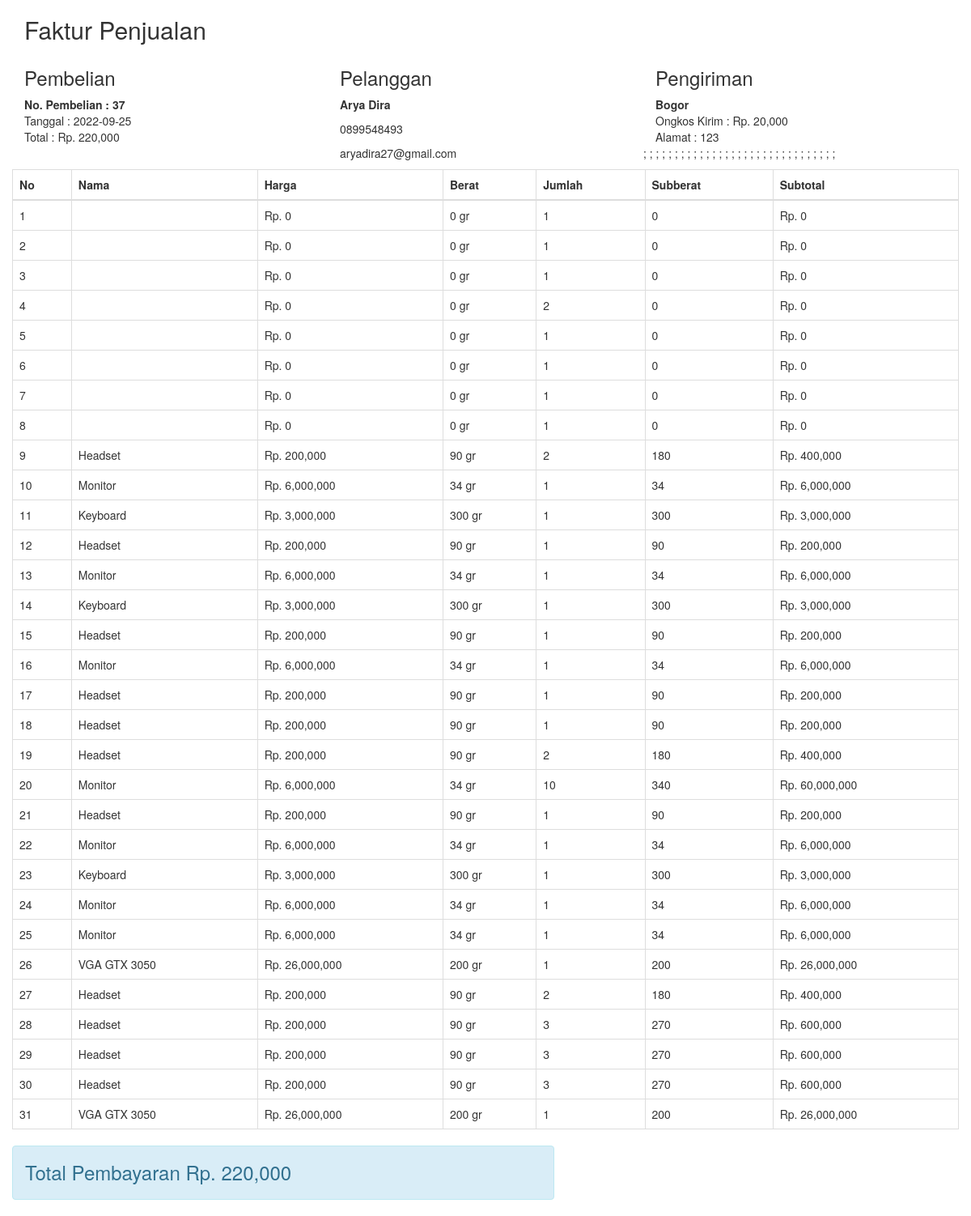
Page /faktur.php on the committed database.
### tables this page shows
CREATE TABLE `pembelian` (
  `id_pembelian` int(11) NOT NULL,
  `id_pelanggan` int(11) NOT NULL,
  `id_ongkir` int(11) NOT NULL,
  `tanggal_pembelian` date NOT NULL,
  `total_pembelian` int(11) NOT NULL,
  `nama_kota` varchar(100) NOT NULL,
  `tarif` int(11) NOT NULL,
  `alamat_pengiriman` text NOT NULL,
  `status_pembelian` varchar(100) NOT NULL DEFAULT 'pending',
  `resi_pengiriman` varchar(50) NOT NULL
);

CREATE TABLE `pelanggan` (
  `id_pelanggan` int(11) NOT NULL,
  `email_pelanggan` varchar(100) NOT NULL,
  `password_pelanggan` varchar(50) NOT NULL,
  `nama_pelanggan` varchar(100) NOT NULL,
  `telepon_pelanggan` varchar(25) NOT NULL,
  `alamat_pelanggan` text NOT NULL
);

CREATE TABLE `pembelian_produk` (
  `id_pembelian_produk` int(11) NOT NULL,
  `id_pembelian` int(11) NOT NULL,
  `id_produk` int(11) NOT NULL,
  `jumlah` int(11) NOT NULL,
  `nama` varchar(100) NOT NULL,
  `harga` int(11) NOT NULL,
  `berat` int(11) NOT NULL,
  `subberat` int(11) NOT NULL,
  `subharga` int(11) NOT NULL
);

### faktur.php (the view, shortened to what this page needs)
<?php $koneksi = new mysqli("localhost", "root", "", "tokopenjualan");?>
<!DOCTYPE html>
<html lang="en">
<head>
  <link rel="stylesheet" href="admin/assets/css/bootstrap.css">
</head>
<body>
<section class="konten">
  <div class="container">
    <h2>Faktur Penjualan</h2>
    <?php
    $ambil = $koneksi->query("SELECT * FROM pembelian JOIN pelanggan ON pembelian.id_pelanggan = pelanggan.id_pelanggan");
    $detail = $ambil->fetch_assoc();
    ?>
    <div class="row">
      <div class="col-md-4">
        <h3>Pembelian</h3>
        <strong>No. Pembelian : <?php echo $detail['id_pembelian']; ?></strong> <br>
        Tanggal : <?php echo $detail['tanggal_pembelian']; ?> <br>
        Total   : Rp. <?php echo number_format($detail['total_pembelian']); ?>
      </div>
      <div class="col-md-4">
        <h3>Pelanggan</h3>
        <strong><?php echo $detail['nama_pelanggan']; ?></strong> <br>
        <p>
          <p><?php echo $detail['telepon_pelanggan']; ?></p>
          <p><?php echo $detail['email_pelanggan']; ?></p>
        </p>
      </div>
      <div class="col-md-4">
        <h3>Pengiriman</h3>
        <strong><?php echo $detail['nama_kota']; ?></strong> <br>
        Ongkos Kirim : Rp. <?php echo number_format($detail['tarif']); ?> <br>
        Alamat  : <?php echo $detail['alamat_pengiriman']; ?>
      </div>
    <table class="table table-bordered">
      <thead>
        <tr>
          <th>No</th>
          <th>Nama</th>
          <th>Harga</th>
          <th>Berat</th>
          <th>Jumlah</th>
          <th>Subberat</th>
          <th>Subtotal</th>
        </tr>
      </thead>
      <tbody>
        <?php $nomor = 1; ?>
        <?php $ambil = $koneksi->query("SELECT * FROM pembelian_produk")?>
        <?php while($pecah = $ambil->fetch_assoc()){ ?>
        <tr>
          <td><?php echo $nomor; ?></td>
          <td><?php echo $pecah['nama']; ?></td>
          <td>Rp. <?php echo number_format($pecah['harga']); ?></td>
          <td><?php echo $pecah['berat']; ?> gr</td>
          <td><?php echo $pecah['jumlah']; ?></td>
          <td><?php echo $pecah['subberat']; ?></td>
          <td>Rp. <?php echo number_format($pecah['subharga']); ?></td>
        </tr>
        <?php $nomor++?>;
        <?php } ?>
      </tbody>
    </table>
    <div class="row">
      <div class="col-md-7">
        <div class="alert alert-info">
          <div style="font-size: 24px;">
           Total Pembayaran Rp. <?php echo number_format($detail['total_pembelian']); ?>
        </div>
        </div>
      </div>
    </div>
  </div>
</section>
</body>
</html>

### rows in the picture
pembelian: id_pembelian "37", tanggal_pembelian "2022-09-25", total_pembelian "220,000", nama_kota "Bogor", tarif "20,000", alamat_pengiriman "123"
pelanggan: nama_pelanggan "Arya Dira", telepon_pelanggan "0899548493", email_pelanggan "aryadira27@gmail.com"
pembelian_produk: harga "0", berat "0", jumlah "1", subberat "0", subharga "0"
pembelian_produk: harga "0", berat "0", jumlah "1", subberat "0", subharga "0"
pembelian_produk: harga "0", berat "0", jumlah "1", subberat "0", subharga "0"
pembelian_produk: harga "0", berat "0", jumlah "2", subberat "0", subharga "0"
pembelian_produk: harga "0", berat "0", jumlah "1", subberat "0", subharga "0"
pembelian_produk: harga "0", berat "0", jumlah "1", subberat "0", subharga "0"
pembelian_produk: harga "0", berat "0", jumlah "1", subberat "0", subharga "0"
pembelian_produk: harga "0", berat "0", jumlah "1", subberat "0", subharga "0"
pembelian_produk: nama "Headset", harga "200,000", berat "90", jumlah "2", subberat "180", subharga "400,000"
pembelian_produk: nama "Monitor", harga "6,000,000", berat "34", jumlah "1", subberat "34", subharga "6,000,000"
pembelian_produk: nama "Keyboard", harga "3,000,000", berat "300", jumlah "1", subberat "300", subharga "3,000,000"
pembelian_produk: nama "Headset", harga "200,000", berat "90", jumlah "1", subberat "90", subharga "200,000"
pembelian_produk: nama "Monitor", harga "6,000,000", berat "34", jumlah "1", subberat "34", subharga "6,000,000"
pembelian_produk: nama "Keyboard", harga "3,000,000", berat "300", jumlah "1", subberat "300", subharga "3,000,000"
pembelian_produk: nama "Headset", harga "200,000", berat "90", jumlah "1", subberat "90", subharga "200,000"
pembelian_produk: nama "Monitor", harga "6,000,000", berat "34", jumlah "1", subberat "34", subharga "6,000,000"
pembelian_produk: nama "Headset", harga "200,000", berat "90", jumlah "1", subberat "90", subharga "200,000"
pembelian_produk: nama "Headset", harga "200,000", berat "90", jumlah "1", subberat "90", subharga "200,000"
pembelian_produk: nama "Headset", harga "200,000", berat "90", jumlah "2", subberat "180", subharga "400,000"
pembelian_produk: nama "Monitor", harga "6,000,000", berat "34", jumlah "10", subberat "340", subharga "60,000,000"
pembelian_produk: nama "Headset", harga "200,000", berat "90", jumlah "1", subberat "90", subharga "200,000"
pembelian_produk: nama "Monitor", harga "6,000,000", berat "34", jumlah "1", subberat "34", subharga "6,000,000"
pembelian_produk: nama "Keyboard", harga "3,000,000", berat "300", jumlah "1", subberat "300", subharga "3,000,000"
pembelian_produk: nama "Monitor", harga "6,000,000", berat "34", jumlah "1", subberat "34", subharga "6,000,000"
pembelian_produk: nama "Monitor", harga "6,000,000", berat "34", jumlah "1", subberat "34", subharga "6,000,000"
pembelian_produk: nama "VGA GTX 3050", harga "26,000,000", berat "200", jumlah "1", subberat "200", subharga "26,000,000"
pembelian_produk: nama "Headset", harga "200,000", berat "90", jumlah "2", subberat "180", subharga "400,000"
pembelian_produk: nama "Headset", harga "200,000", berat "90", jumlah "3", subberat "270", subharga "600,000"
pembelian_produk: nama "Headset", harga "200,000", berat "90", jumlah "3", subberat "270", subharga "600,000"
pembelian_produk: nama "Headset", harga "200,000", berat "90", jumlah "3", subberat "270", subharga "600,000"
pembelian_produk: nama "VGA GTX 3050", harga "26,000,000", berat "200", jumlah "1", subberat "200", subharga "26,000,000"
